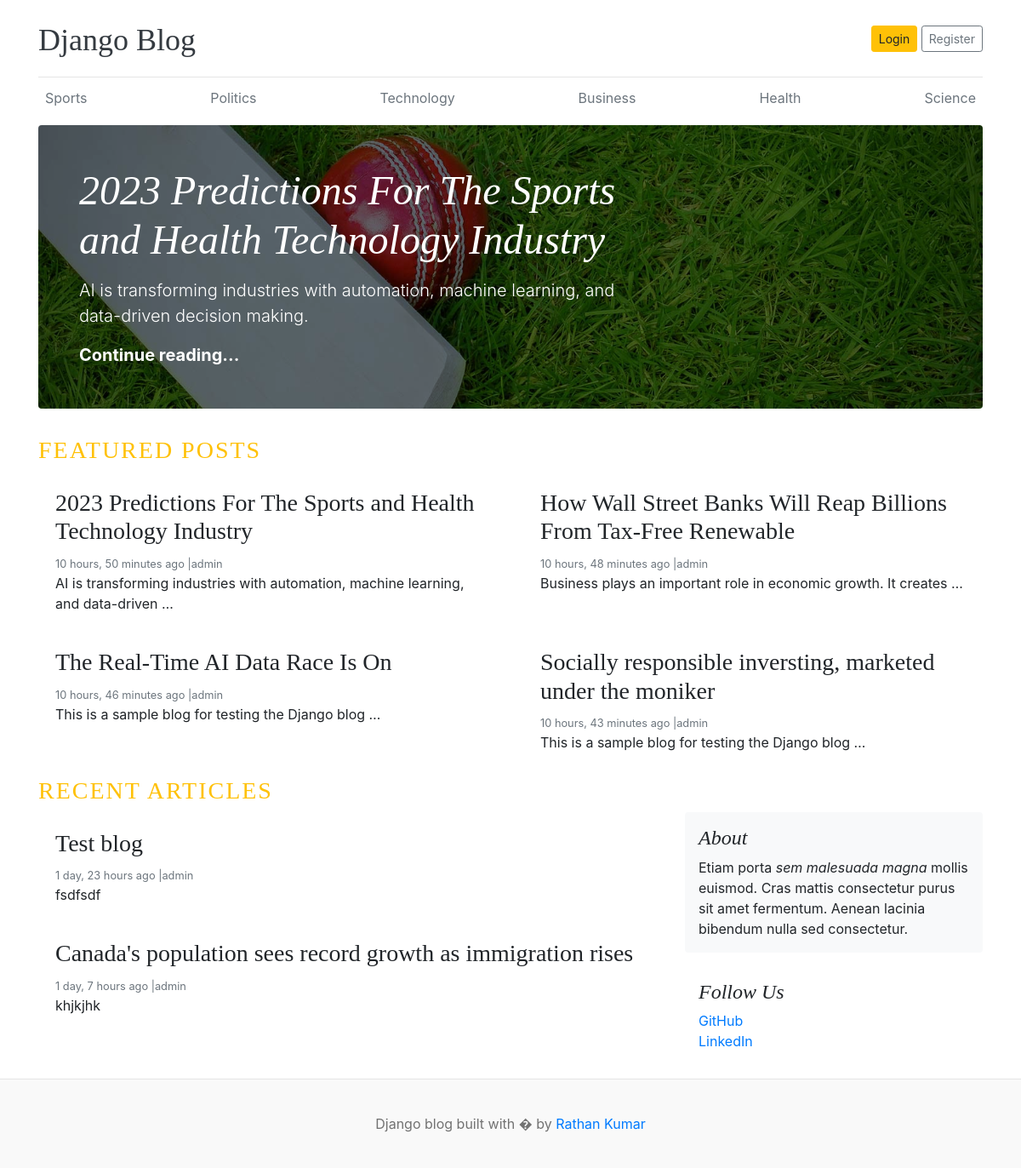
The page / on the database its author committed.
### blog/models.py (models this page shows)
class Category(models.Model):
    category_name = models.CharField(max_length=50, unique=True)
    created_at = models.DateTimeField(auto_now_add=True)
    updated_at = models.DateTimeField(auto_now=True)
    class Meta:
        verbose_name_plural = "categories"
    def __str__(self):
        return self.category_name

class Blog(models.Model):
    title = models.CharField(max_length=100)
    slug = models.SlugField(max_length=150, unique=True, blank=True)
    category = models.ForeignKey(Category, on_delete=models.CASCADE)
    author = models.ForeignKey(User, on_delete=models.CASCADE)
    featured_image = models.ImageField(upload_to='uploads/%y/%m/%d')
    short_description = models.TextField(max_length=500)
    blog_body = models.TextField(max_length=2000)
    status = models.CharField(max_length=20, choices=STATUS_CHOICES, default="Draft")
    is_featured = models.BooleanField(default=False)
    created_at = models.DateTimeField(auto_now_add=True)
    updated_at = models.DateTimeField(auto_now=True)
    def __str__(self):
        return self.title

### blog/views.py (the view)
# urls.py: 2. Add a URL to urlpatterns:  path('', views.home, name='home')
def home(request):
    categories = Category.objects.all()
    featured_posts = Blog.objects.filter(is_featured=True,status="Published")
    posts = Blog.objects.filter(is_featured=False,status="Published")
    print(posts)
    context = {
        'categories': categories,
        'featured_posts': featured_posts,
        'posts': posts,
    }
    return render(request, 'home.html', context)

### blog_main/templates/home.html (shortened to what this page needs)
{% load static %}
<!DOCTYPE html>
<html lang="en">
<head>
    <link href="https://getbootstrap.com/docs/4.0/dist/css/bootstrap.min.css" rel="stylesheet">
    <link href="{% static 'css/blog.css' %}" rel="stylesheet">
  </head>
<body>
    <div class="container">
      <header class="blog-header py-3">
        <div class="row flex-nowrap justify-content-between align-items-center">
          <div class="col-8 pt-1">
            <a class="blog-header-logo text-dark" href="/">Django Blog</a>
          </div>
          <div class="col-4 d-flex justify-content-end align-items-center">
            <a class="btn btn-sm btn-warning" href="#">Login</a> &nbsp;
            <a class="btn btn-sm btn-outline-secondary" href="#">Register</a>
          </div>
        </div>
      </header>
      <div class="nav-scroller py-1 mb-2">
        <nav class="nav d-flex justify-content-between">
          {% for cat in categories %}
          <a class="p-2 text-muted" href="#">{{ cat }}</a>
          {% endfor %}
        </nav>
      </div>
 {% for post in featured_posts %}
 {% if forloop.first %}
 <div class="jumbotron p-3 p-md-5 text-white rounded bg-dark"style="background-image: url({{ post.featured_image.url }}); background-blend-mode: overlay; background-size: cover;">
    <div class="col-md-8 px-0">
      <h1 class="display-4 font-italic">{{ post.title}}</h1>
      <p class="lead my-3">{{ post.short_description}}</p>
      <p class="lead mb-0"><a href="#" class="text-white font-weight-bold">Continue reading...</a></p>
    </div>
  </div>
  {% endif %}
  {% endfor %}
  <h3 class="text-uppercase text-warning" style="letter-spacing: 2px;">Featured Posts</h3>
  <div class="row mb-2">
    {% for post in featured_posts %}
    <div class="col-md-6">
      <div class="card border-0" >
        <div class="card-body">
          <h3>{{ post.title }}</h3>
          <small class="mb-1 text-muted">{{ post.created_at | timesince }} ago |{{ post.author }}</small>
          <p class="card-text">{{ post.short_description | truncatewords:10 }}</p>
        </div>
      </div>
    </div>
    {% endfor %}
  </div>
  <h3 class="text-uppercase text-warning" style="letter-spacing: 2px;">Recent Articles</h3>
  <main role="main" class="container p-0">
    <div class="row">
      <div class="col-md-8 blog-main">
        {% for post in posts %}
         <div class="card border-0" >
        <div class="card-body">
          <h3>{{ post.title }}</h3>
          <small class="mb-1 text-muted">{{ post.created_at | timesince }} ago |{{ post.author }}</small>
          <p class="card-text">{{ post.short_description}}</p>
        </div>
      </div>
      {% endfor %}
      </div>
      <aside class="col-md-4 blog-sidebar">
        <div class="p-3 mb-3 bg-light rounded">
          <h4 class="font-italic">About</h4>
          <p class="mb-0">Etiam porta <em>sem malesuada magna</em> mollis euismod. Cras mattis consectetur purus sit amet fermentum. Aenean lacinia bibendum nulla sed consectetur.</p>
        </div>
        <div class="p-3">
          <h4 class="font-italic">Follow Us</h4>
          <ol class="list-unstyled">
            <li><a href="#">GitHub</a></li>
            <li><a href="#">LinkedIn</a></li>
          </ol>
        </div>
      </aside>
    </div>
  </main>
</div>
<footer class="blog-footer">
  <p>Django blog built with � by <a href="#">Rathan Kumar</a></p>
</footer>
</body>
</html>

### blog_main/static/css/blog.css (style rules this page uses)
.blog-header { border-bottom: 1px solid #e5e5e5; }
.blog-header-logo { font-family: "Playfair Display", Georgia, "Times New Roman", serif; font-size: 2.25rem; }
h1, h2, h3, h4, h5, h6 { font-family: "Playfair Display", Georgia, "Times New Roman", serif; }
.display-4 { font-size: 2.5rem; }
@media (min-width: 768px) { .display-4 { font-size: 3rem; } }
.blog-footer { padding: 2.5rem 0; color: #727272; text-align: center; background-color: #f9f9f9; border-top: .05rem solid #e5e5e5; }
.blog-footer p:last-child { margin-bottom: 0; }

### rows shown on the page
Category: category_name "Sports"
Category: category_name "Politics"
Category: category_name "Technology"
Category: category_name "Business"
Category: category_name "Health"
Category: category_name "Science"
Blog: featured_image (picture), title "2023 Predictions For The Sports and Health Technology Industry", short_description "AI is transforming industries with automation, machine learning, and data-driven decision making.", created_at "10 hours, 50 minutes", author "admin", short_description "AI is transforming industries with automation, machine learning, and data-driven …"
Blog: title "How Wall Street Banks Will Reap Billions From Tax-Free Renewable", created_at "10 hours, 48 minutes", author "admin", short_description "Business plays an important role in economic growth. It creates …"
Blog: title "The Real-Time AI Data Race Is On", created_at "10 hours, 46 minutes", author "admin", short_description "This is a sample blog for testing the Django blog …"
Blog: title "Socially responsible inversting, marketed under the moniker", created_at "10 hours, 43 minutes", author "admin", short_description "This is a sample blog for testing the Django blog …"
Blog: title "Test blog", created_at "1 day, 23 hours", author "admin", short_description "fsdfsdf"
Blog: title "Canada's population sees record growth as immigration rises", created_at "1 day, 7 hours", author "admin", short_description "khjkjhk"
